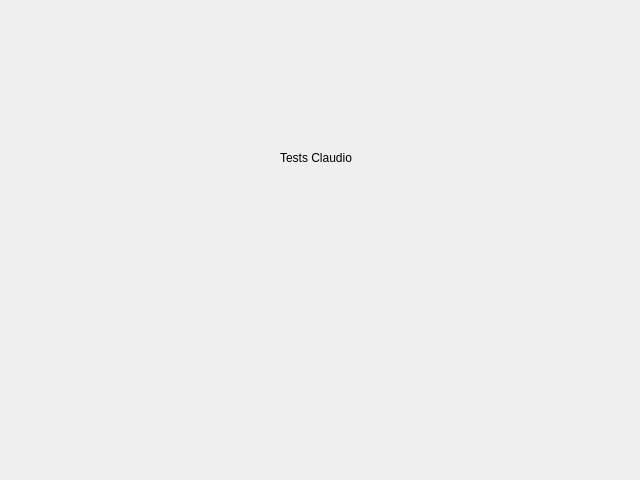
<?xml version="1.0" encoding="UTF-8"?>
<ui version="4.0">
 <class>Form</class>
 <widget class="QWidget" name="Form">
  <property name="geometry">
   <rect>
    <x>0</x>
    <y>0</y>
    <width>640</width>
    <height>480</height>
   </rect>
  </property>
  <property name="windowTitle">
   <string>Form</string>
  </property>
  <widget class="QLabel" name="label">
   <property name="geometry">
    <rect>
     <x>280</x>
     <y>150</y>
     <width>211</width>
     <height>16</height>
    </rect>
   </property>
   <property name="text">
    <string>Tests Claudio</string>
   </property>
  </widget>
 </widget>
 <resources/>
 <connections/>
</ui>
